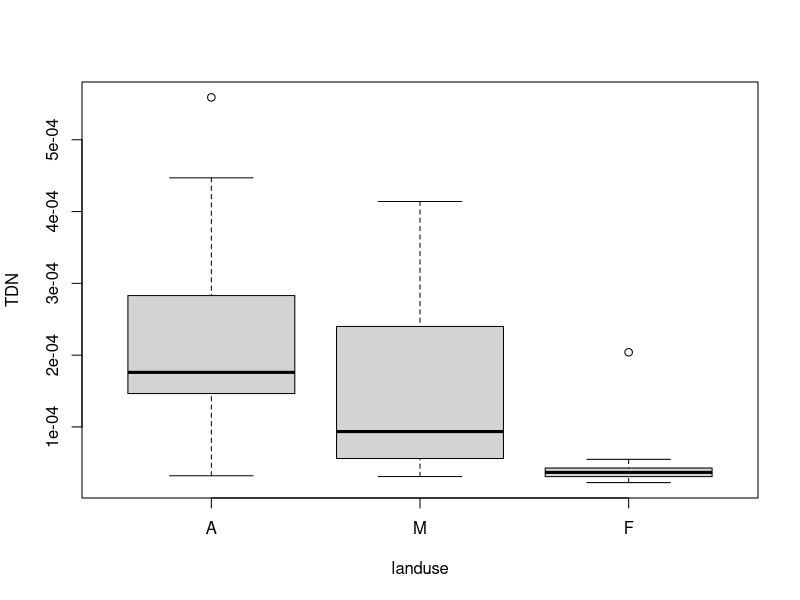
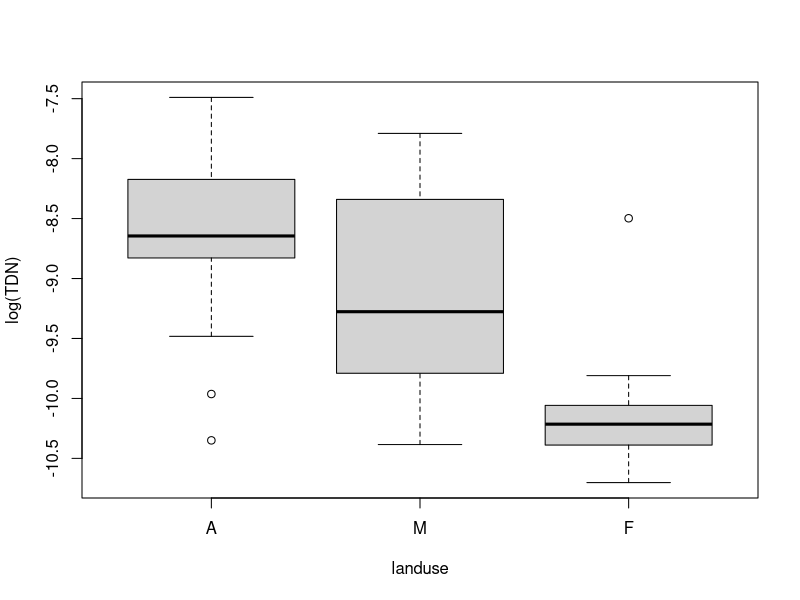
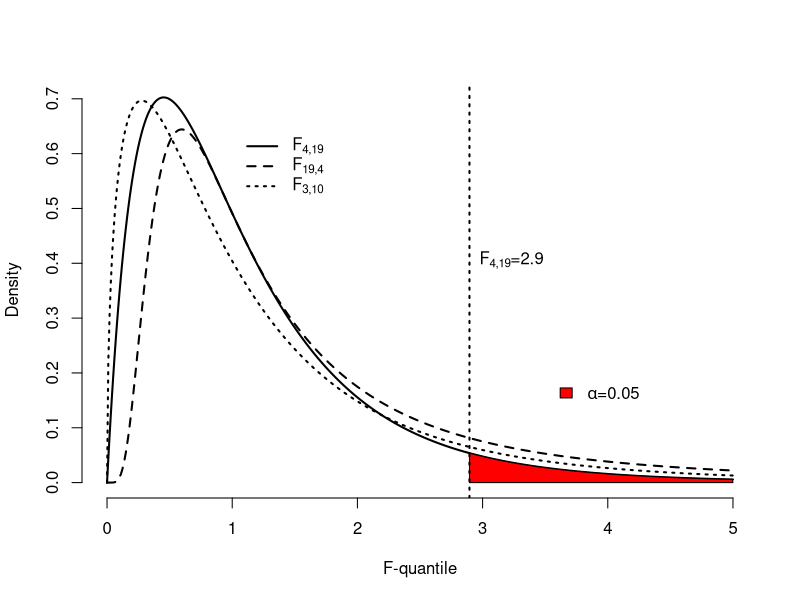
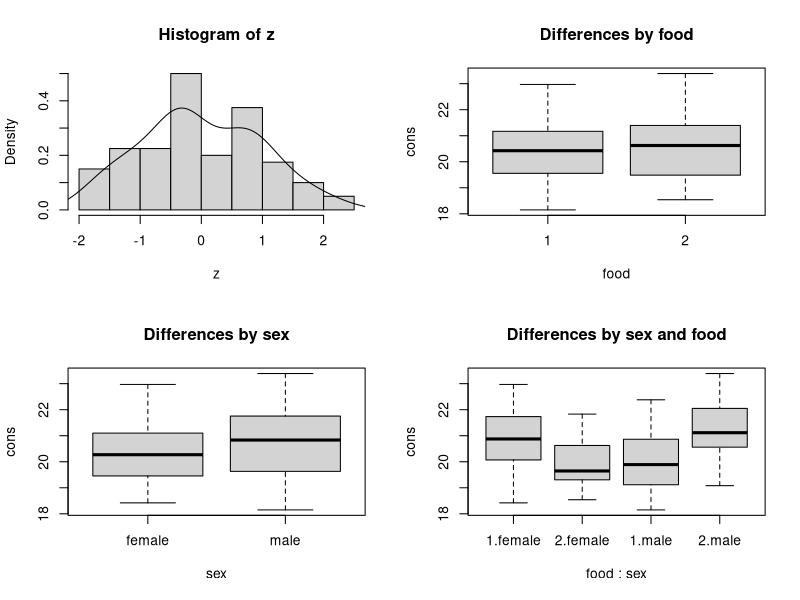
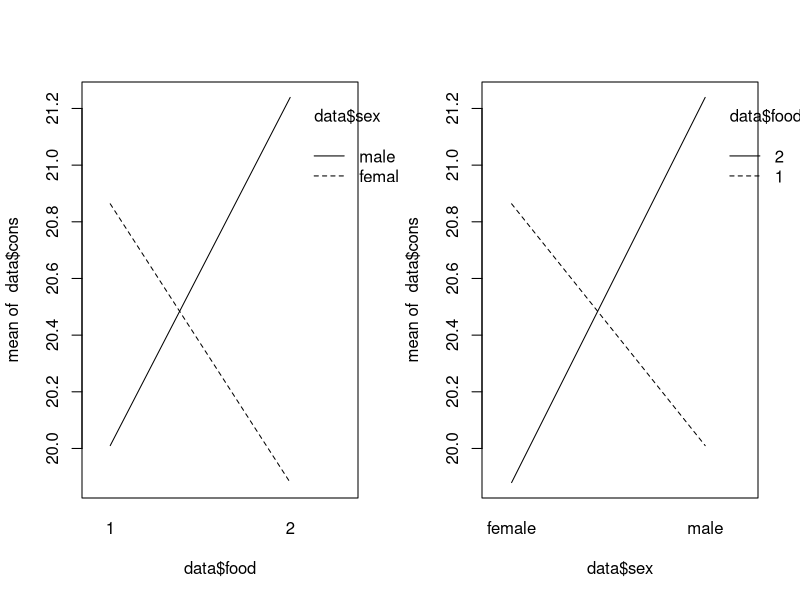
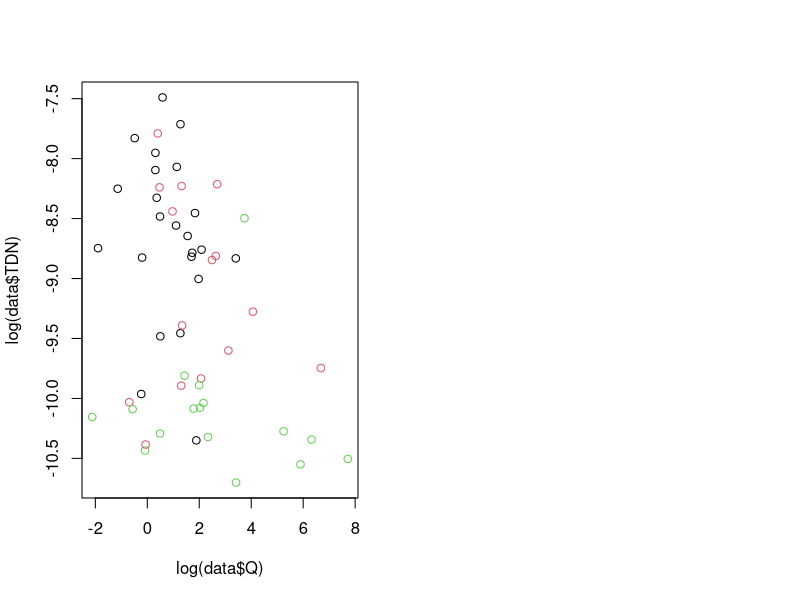
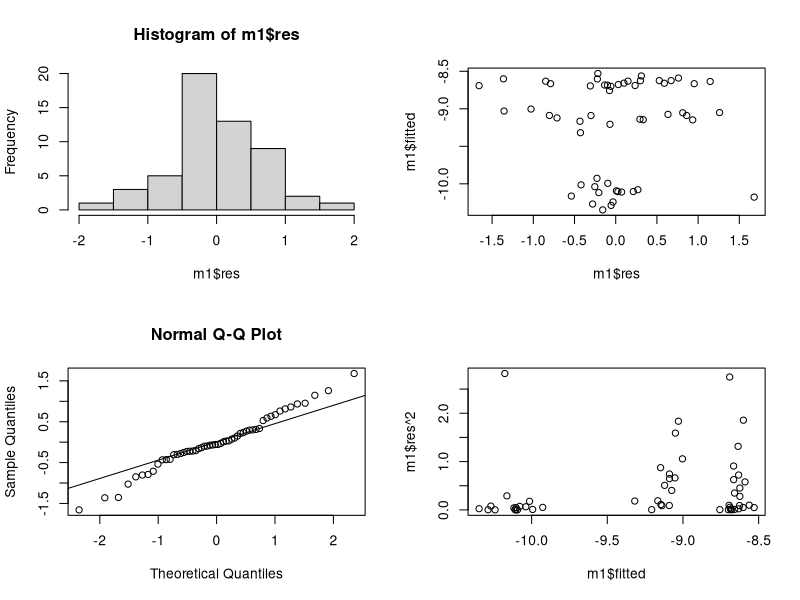
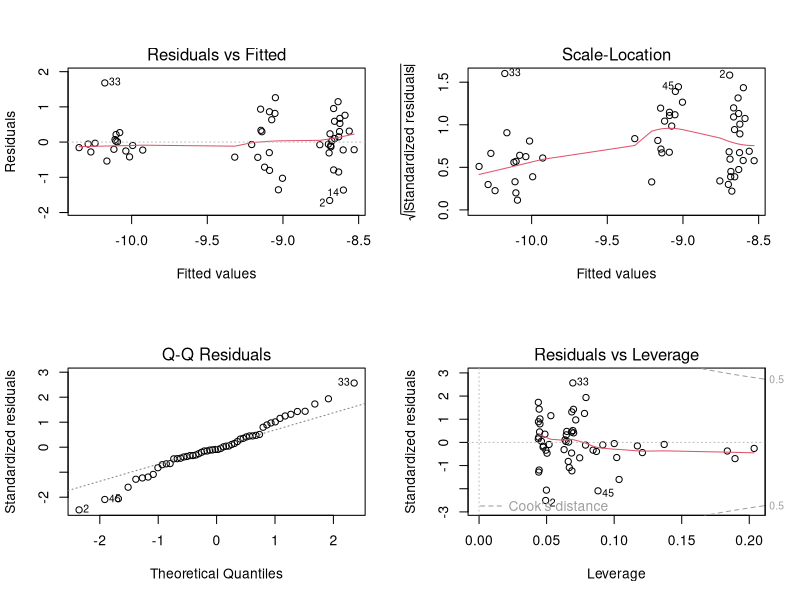

Write R code to recreate these figures, in order.
## ---- chunk 1
knitr::opts_chunk$set(fig.width=5, fig.height=5, fig.align="center", collapse = TRUE, comment = "##", dev="png")
library(RColorBrewer)
cols = brewer.pal(8, "Set1")

## to use tables
library(knitr)
library(kableExtra)
## ---- chunk 2
data<-read.table(file="data/MaraRiver.txt",header=TRUE) # landuse and water chemistry of 54 streams
data$landuse<-factor(data$landuse)   # define factor
levels(data$landuse)
data$landuse<-factor(data$landuse,levels=c("A","M","F"))
# First check ND and variance homogeneity?
boxplot(TDN~landuse,data=data)
shapiro.test(data$TDN[data$landuse=="M"]) # also needed for A, F

bartlett.test(TDN~landuse,data=data)
# -> variances differ significantly among landuses !

# Get out of here ASAP ;-)
oneway.test(TDN~landuse,data=data,var.equal=FALSE)

# ... or try again with log-transformed TDN!
boxplot(log(TDN)~landuse,data=data)
bartlett.test(log(TDN)~landuse,data=data)
#-> variances now homogeneous (i.e. "not found heterogeneous")
# ready for ANOVA
## ---- chunk 3
x<-seq(0,5,by=.01)
plot(x,df(x,df1=4,df2=19),type="l",bty="n",lwd=2,ylab="Density",xlab="F-quantile")
lines(x,df(x,df1=19,df2=4),type="l",bty="n",lty=2,lwd=2)
lines(x,df(x,df1=3,df2=10),type="l",bty="n",lty=3,lwd=2)
qf<-qf(p=0.05,df1=4,df2=19,lower.tail=FALSE)
polygon(c(qf,seq(qf,5,by=0.01),5),c(0,df(seq(qf,5,by=0.01),df1=4,df2=19),0),col="red")
abline(v=qf,lty=3,lwd=2)
text(qf,0.4,bquote("F"["4,19"]*"="*.(round(qf,2))),pos=4)
legend(3.5,0.20,legend=expression(symbol(alpha)*"=0.05"),fill="red",bty="n")
legend(1,0.65,legend=c(expression("F"["4,19"]),expression("F"["19,4"]),expression("F"["3,10"])),lty=c(1:3),lwd=2,bty="n")
## ---- chunk 4
# using the Mara river data
fit<-aov(log(TDN)~landuse,data=data)
summary(fit)

fit2<-lm(log(TDN)~landuse,data=data)
anova(fit2)
# -> yes, there is a significant landuse effect on log(TDN)

TukeyHSD(fit) # post hoc tests, needs usage of aov() above
pairwise.t.test(log(data$TDN),data$landuse,p.adj="bonferroni",pool.sd=TRUE)
# -> F differs from M and A, F has lowest TDN (i.e. "some" agriculture already increases TDN)

# in case of unequal variances: Welch-test variant for >2 groups
# here applied on the non-transformed TDN data
oneway.test(TDN~landuse,data=data,var.equal=FALSE)

# should then be followed up by appropriate post-hoc tests
pairwise.t.test(data$TDN,data$landuse,p.adj="bonferroni",pool.sd=FALSE)
# -> similar result, but less powerful (P-values are closer to significance threshold)

# in case of no ND and/or unequal variances: H-test after Kruskal and Wallis
# based on ranks, so can be applied on non-transformed TDN data
kruskal.test(TDN~landuse,data=data)

# appropriate post-hoc tests by multiple U-tests (only possible manually) #
wilcox.test(TDN~landuse,data=data[data$landuse!="A",]) # this is F vs. M
wilcox.test(TDN~landuse,data=data[data$landuse!="M",]) # this is A vs. F
wilcox.test(TDN~landuse,data=data[data$landuse!="F",]) # this is A vs. M

# get the P-values of these tests
P.values<-c(FM=0,AF=0,AM=0)
for (i in 1:3) {
  P.values[i]<-wilcox.test(TDN~landuse,data=data[data$landuse!=c("A","M","F")[i],])$p.value
  }

# and adjust them using Bonferroni
p.adjust(P.values,method="bonferroni")


## ---- chunk 5
data<-read.table("data/RatsFood.txt",header=TRUE)

tapply(data$cons,list(data$food,data$sex),mean)
tapply(data$cons,list(data$food,data$sex),sd)
tapply(data$cons,list(data$food,data$sex),length)     # check if design is balanced

# Make sure factors are recognized properly
data$food<-factor(data$food)
data$sex<-factor(data$sex)

# could check ND tediously in each cell of the design
f1s1<-data$cons[data$food=="1" & data$sex=="male"]

# or after standardisation within each cell
combfac<-factor(paste(data$food,data$sex,sep="_"))
z <- unlist(tapply(data$cons, INDEX=combfac, scale))

shapiro.test(z)

layout(matrix(c(1:4),2,2,byrow = TRUE))
hist(z,freq=FALSE); lines(density(z))
boxplot(cons~food,data=data,main="Differences by food")
boxplot(cons~sex,data=data,main="Differences by sex")
boxplot(cons~food*sex,data=data,main="Differences by sex and food")

bartlett.test(cons~combfac,data=data) # testing variance homogeneity

# two-way ANOVA table - BETTER ONLY USE THIS FOR BALANCED DESIGNS !
fit<-aov(cons~food*sex,data=data)
fit
summary(fit)
anova(lm(cons~food*sex,data=data))

layout(matrix(c(1:2),1,2,byrow = TRUE))
interaction.plot(data$food,data$sex,data$cons)
interaction.plot(data$sex,data$food,data$cons)

#######################################
# Post-hoc comparisons between groups #
TukeyHSD(fit)

## ---- chunk 6
data<-read.table(file="data/MaraRiver.txt",header=TRUE) # landuse and water chemistry of 54 streams
data$landuse<-factor(data$landuse)   # define factor
data$landuse<-factor(data$landuse,levels=c("A","M","F"),ordered=FALSE)
## ---- chunk 7
# continuing analysis of log(TDN) in the Mara River
plot(log(data$TDN)~log(data$Q),col=data$landuse) # effect of catchment size?
summary(lm(log(TDN)~log(Q),data=data))

m1<-lm(log(TDN)~log(Q)+landuse,data=data)
anova(m1)
summary(m1)

# with interaction: the effect of catchment size 
# could differ between landuses
m2<-lm(log(TDN)~log(Q)*landuse,data=data)
anova(m2) # no interaction

# adjusted means only make sense when slopes are homogeneous!
common.slope<-coefficients(m1)[2]
adj.m<-tapply(log(data$TDN),INDEX=data$landuse,FUN=mean)-
  common.slope*
  (tapply(log(data$Q),INDEX=data$landuse,FUN=mean)-mean(log(data$Q)))
adj.m
adj.m-adj.m[1] # these are the differences to reference level=A
# same as in the summary(m1) output

# compare with unadjusted means
m<-tapply(X=log(data$TDN),INDEX=data$landuse,FUN=mean)
m-m[1] # these are the differences of unadjusted means to reference level=large

# --> the inclusion of the covariate has reduced 
# the "apparent" differences a bit

# checking assumptions
shapiro.test(m1$res)
bartlett.test(m1$res~data$landuse)
layout(matrix(1:4,2,2))
hist(m1$res)
qqnorm(m1$res); qqline(m1$res)
plot(m1$res,m1$fitted) # unexplained relationship/pattern left?
plot(m1$res^2~m1$fitted) # variances homogeneous? should not show any trend
layout(matrix(1:4,2,2))
plot(m1)
